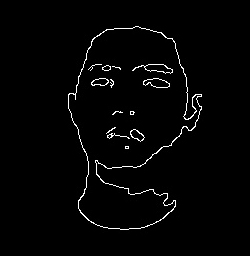
#> input picture images/eGaIy.jpg, 250 x 256 px
$ python -i storage_table.py   (imports and definitions only)
#> lines starting #> are read from the running program, lines starting #| are printed output that depends on the picture; after the words box and inside, x2 and y2 are one past the last pixel; in counts of white or black regions, pixels touching at a corner belong together
import numpy as np
import cv2
from matplotlib import pyplot as plt
import math
from contour_point import ContourPoint

class StorageTable():

  def __init__(self, img):

    self.img = img

    self.binary = None
    self.convert_to_binary()

    self.contour_points = []
    self.prev = None


  def __getitem__(self,key):
    return self.contour_points[key]

  def __len__(self):
    return len(self.contour_points)

  def convert_to_binary(self):

    image = cv2.cvtColor(self.img, cv2.COLOR_BGR2RGB)

    # convert to grayscale
    gray = cv2.cvtColor(image, cv2.COLOR_RGB2GRAY)

    # create a binary thresholded image
    _, binary = cv2.threshold(gray, 225, 255, cv2.THRESH_BINARY_INV)

    self.binary = binary


  def show_image(self, img):
    plt.imshow(img, cmap="gray")
    plt.show()


  # [63 lines left out: functions horizontal_movement, get_2x2, get_LF_points, not called in this run]


# [8 lines of commented-out code are left out]


>>> import cv2
>>> picture = cv2.imread('images/eGaIy.jpg')
#> picture is the input picture: shape (256, 250, 3); min 0, max 255, mean 5.1
>>> result = StorageTable(picture).convert_to_binary()
#> in convert_to_binary, `_, binary = cv2.threshold(gray, 225, 255, cv2.THRESH_BINARY_INV)`:
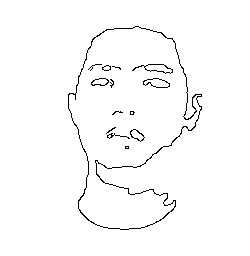
#> binary: shape (256, 250); 98% white; black in thin lines or dots, all inside (x1, y1, x2, y2) = (68, 26, 202, 230)
